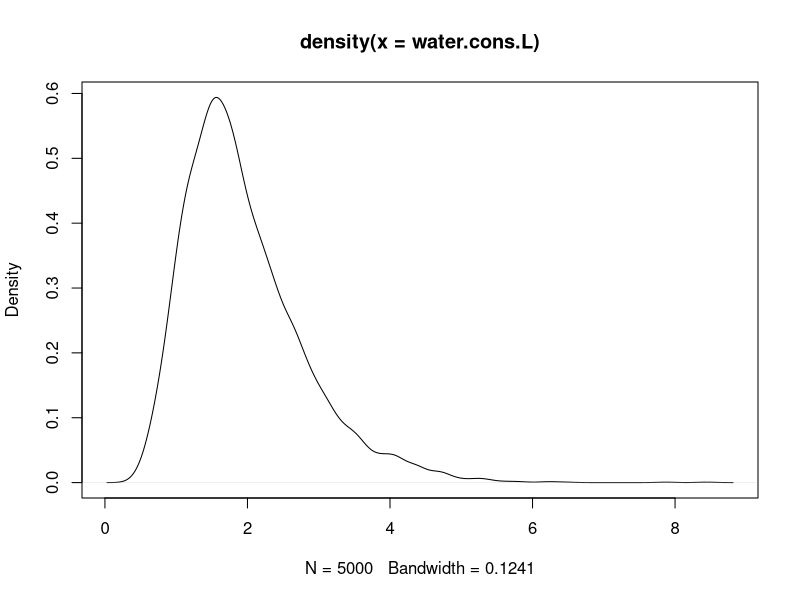
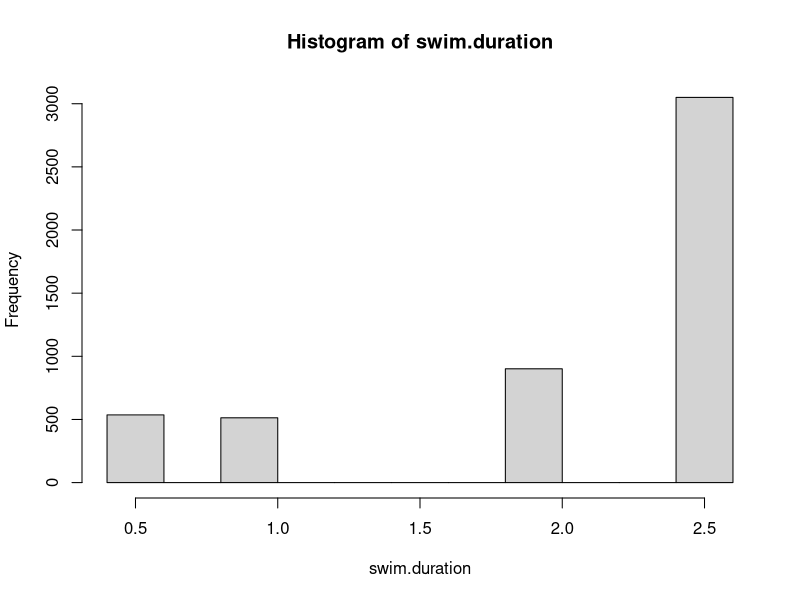
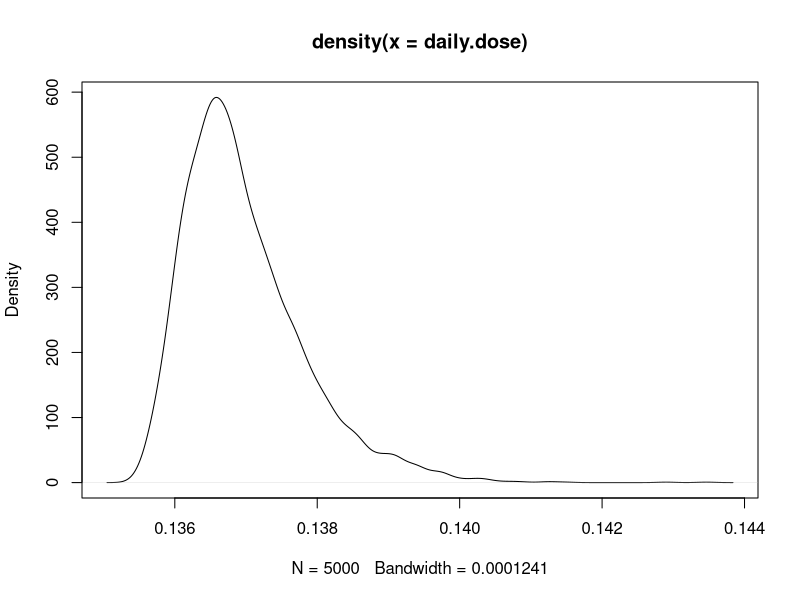

R code for these plots, in order:
## ---- chunk 1
# A 1D Monte Carlo simulation for the daily microbial exposure from drinking
# water consumption, swimming in surface water, and shellfish consumption for 
# Example 6.18 from Quantitative Microbial Risk Assessment, 2nd Edition by 
# Charles N. Haas, Joan B. Rose, and Charles P. Gerba. (Wiley, 2014).

# Copyright (c) Jane Pouzou
# License: CC BY-SA 4.0 - https://creativecommons.org/licenses/by-sa/4.0/

# Define additional variables provided in the example for three exposure types.
#
# Shellfish consumption
shell.viral.load <- 1
shell.cons <- 9e-4 * 150  # 9e-4 Person-Days per year * 150 g per occurrence
# Drinking water consumption
dw.viral.load <- 0.001
# Surface water consumption while swimming
sw.viral.load <- 0.01
sw.daily.IR <- 50         # Ingestion rate in mL of surface water
sw.frequency <- 7         # Exposure frequency of 7 swims per year

# Generate 5000 random values from a log-normal distribution to estimate 
# exposure from consumption of drinking water (ml/day). Divide by 1000 mL/L 
# to get consumption in liters/day.  Values for meanlog and sdlog are from the 
# QMRA textbook (Haas, 2014), page 216, Table 6.30.
set.seed(1)
water.cons.L <- rlnorm(5000, meanlog = 7.49, sdlog = 0.407) / 1000

# Plot the kernal density curve of the generated values just as a check.
plot(density(water.cons.L))

# Sample 5000 times from a discrete distribution of swim duration with 
# assigned probabilities of each outcome. These values are hypothetical and
# are not found in the text, but are defined here to provide an example of
# sampling from a discrete distribution.
set.seed(1)
swim.duration <- sample(x = c(0.5, 1, 2, 2.6), 5000, replace = TRUE, 
                        prob = c(0.1, 0.1, 0.2, 0.6))

# Create a simple histogram of our distribution as a check.
hist(swim.duration)

# Define a function to calculate microbial exposure risk.
Risk.fcn <- function(shell.vl, shell.cons, water.cons.L, dw.vl, sw.vl, 
                     sw.daily.IR, sw.duration, sw.frequency) {
    ((shell.vl * shell.cons) + (water.cons.L * dw.vl) + 
         ((sw.vl * (sw.daily.IR * sw.duration * sw.frequency)) / 365 / 1000))
}

# Run the simulation 5000 times.
daily.dose <- sapply(1:5000, 
                     function(j) Risk.fcn(water.cons.L = water.cons.L[j], 
                                          sw.duration = swim.duration[j], 
                                          shell.vl = shell.viral.load, 
                                          dw.vl = dw.viral.load, 
                                          shell.cons = shell.cons, 
                                          sw.vl = sw.viral.load, 
                                          sw.daily.IR = sw.daily.IR, 
                                          sw.frequency = sw.frequency))

# Plot the results of the simulation.
plot(density(daily.dose))
